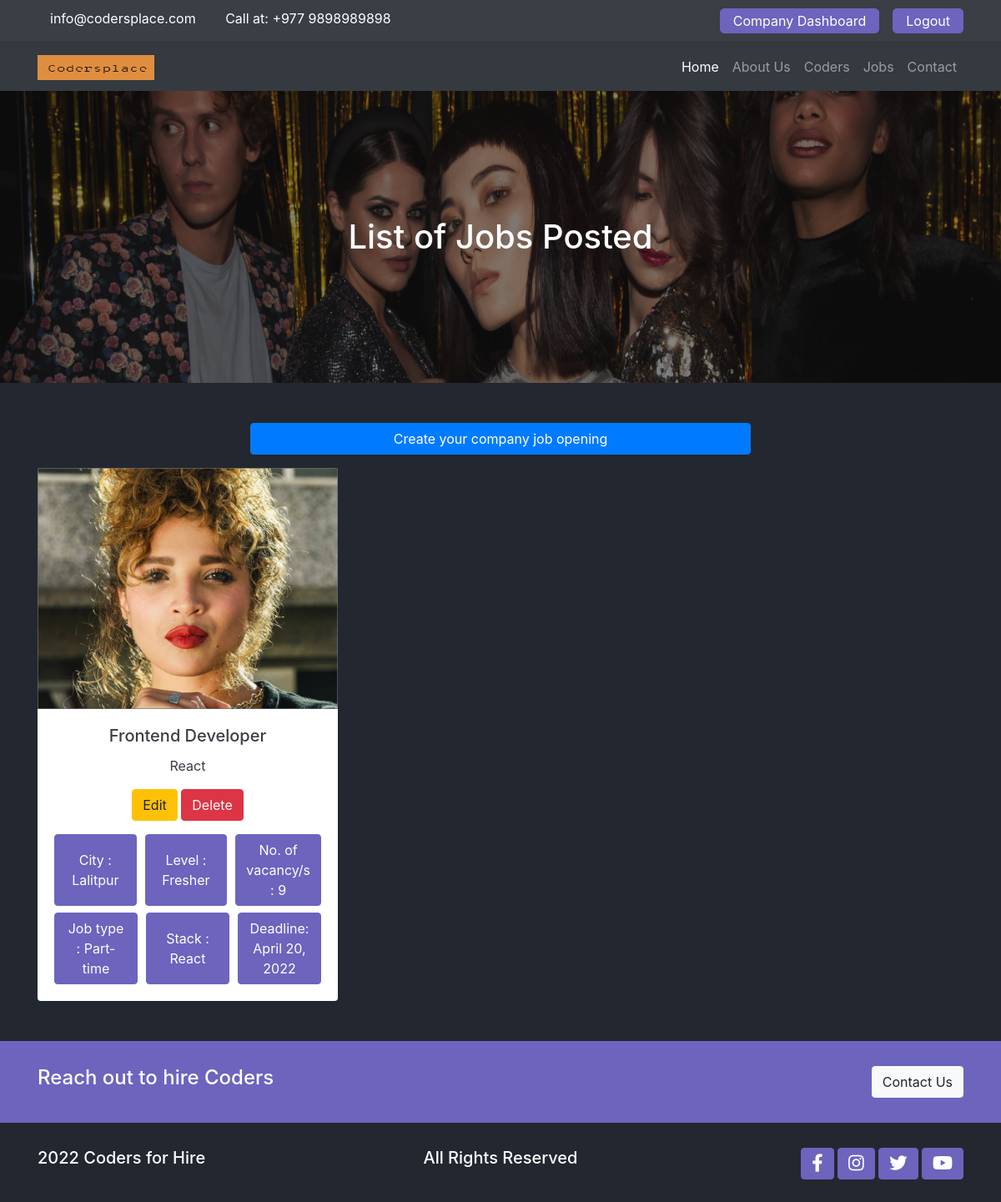
Screenshot of /accounts/company-dashboard/ (signed in) with the database file from the repository.
### accounts/models.py (models this page shows)
class User(AbstractUser):
    USER_CHOICES = (
        ('Company', 'Company'),
        ('Coder', 'Coder'),
    )
    account_type = models.CharField(
        max_length=30, choices=USER_CHOICES, null=True, blank=True)

### jobs/models.py (models this page shows, shortened)
class Job(models.Model):
    level_choices = (
        ('Fresher', 'Fresher'),
        ('Junior', 'Junior'),
        ('Mid-level', 'Mid-level'),
        ('Senior', 'Senior'),
    )
    job_choices = (
        ('Part-time', 'Part-time'),
        ('Full-time', 'Full-time'),
        ('Remote-work', 'Remote-work'),
        ('Internship', 'Internship'),
    )
    developer_choices = (
        ('.NET', '.NET'),
        ('React', 'React'),
        ('Nodejs', 'Nodejs'),
        ('PHP', 'PHP'),
        ('Laravel', 'Laravel'),
        ('Angular', 'Angular'),
        ('Django', 'Django'),
    )
    user = models.ForeignKey(User,on_delete=models.SET_NULL,null=True)
    title = models.CharField(max_length=255, null=True)
    company_name = models.CharField(max_length=255)
    company_email = models.EmailField()
    company_phone = models.CharField(max_length=10)
    company_location = models.CharField(max_length=255)
    photo = models.ImageField(upload_to='media/companies/')
    job_type = models.CharField(max_length=255, choices=job_choices)
    level_type = models.CharField(max_length=255, choices=level_choices)
    developer_type = models.CharField(
        max_length=255, choices=developer_choices)
    no_of_vacancies = models.PositiveIntegerField()
    deadline = models.DateField()
    skills = models.CharField(max_length=255, blank=True, null=True)
    salary = models.CharField(max_length=20)
    description = RichTextField()
    created_date = models.DateField(null=True, blank=True)

### accounts/views.py (the view)
# urls.py: path('company-dashboard/', views.company_dashboard, name="company_dashboard"),
@login_required(login_url='login')
def company_dashboard(request):
    user_id = request.user.id
    jobs = Job.objects.filter(user__id=user_id)
    data = {
        'jobs': jobs,
    }
    return render(request, 'accounts/company/job-list.html', data)

### templates/accounts/company/job-list.html (shortened to what this page needs)
{% extends 'base.html' %} {% load static %} {% block content %}
<main class="jobs-page">
	<div class="banner">
		<img
			src="{% static './assets/images/bg-banner.png' %}"
			alt=""
			class="img-fluid w-100"
		/>
		<h1 class="text-center">List of Jobs Posted</h1>
	</div>
	<a
		class="btn btn-primary mt-5 mx-auto col-md-6 d-flex justify-content-center align-items-center"
		href="{% url 'job_create' %}"
		>Create your company job opening</a
	>
	<section class="container mt-3 grid">
		{% for job in jobs %}
		<div class="card border-0 text-center">
			<div class="feature-text">
				<a href="{% url 'job_detail' job.id %}">
					<img
						src="{{ job.photo.url }}"
						class="card-img-top"
						alt="team-member"
					/>
				</a>
			</div>
			<div class="card-body">
				<h5 class="card-title">{{ job.title }}</h5>
				<p class="card-text">{{ job.developer_type }}</p>
				<a class="btn btn-warning mb-2" href="{% url 'job_update' job.id%}"
					>Edit</a
				>
				<a class="btn btn-danger mb-2" href="{% url 'job_delete' job.id %}"
					>Delete</a
				>
				<div class="person-description mt-2">
					<button class="btn btn-accent">
						City : {{job.company_location}}
					</button>
					<button class="btn btn-accent">Level : {{job.level_type}}</button>
					<button class="btn btn-accent">
						No. of vacancy/s : {{job.no_of_vacancies}}
					</button>
				</div>
				<div class="person-description mt-2">
					<button class="btn btn-accent">Job type : {{job.job_type}}</button>
					<button class="btn btn-accent">Stack : {{job.developer_type}}</button>
					<button class="btn btn-accent">Deadline: {{job.deadline}}</button>
				</div>
			</div>
		</div>
		{% endfor %}
	</section>
</main>
{% endblock %}

### templates/includes/header.html
{% load static %}
<header class="header">
	<div class="container">
		<div class="row">
			<div class="col-md-6 header-info">
				<a href="mailto:info@codersplace.com" class="mr-3"
					>info@codersplace.com</a
				>
				<span>Call at: +977 9898989898 </span>
			</div>
			<div class="header-buttons col-md-6 d-flex justify-content-end">
				{% if user.is_authenticated %} {%if user.account_type == "Company"%}
				<a class="btn btn-accent mr-3" href="{% url 'company_dashboard' %}"
					>{{user.account_type}} Dashboard
				</a>
				{%elif user.account_type == "Coder"%}
				<a class="btn btn-accent mr-3" href="{% url 'coder_dashboard' %}"
					>{{user.account_type}} Dashboard
				</a>
				{%else%}
				<a class="btn btn-accent mr-3" href="{% url 'coder_dashboard' %}"
					>Dashboard</a
				>
				{%endif%}
				<a class="btn btn-accent" href="{% url 'logout' %}">Logout</a>
				{% else %}
				<a class="btn btn-accent mr-3" href="{% url 'login' %}">Signin</a>
				<a class="btn btn-accent" href="{% url 'register' %}">SignUp</a>
				{% endif %}
			</div>
		</div>
	</div>
</header>

### codersplace/static/css/base.css (style rules this page uses)
:root { --primary: #232730; --secondary: #3a3e45; --white: #888787; --accent: #6d64be; }
body { background-color: var(--primary); color: #fff; }
a { color: #fff; }
.btn-accent { background-color: var(--accent); color: #fff; border-color: var(--accent); outline: none; }
.card { color: var(--secondary); width: 22.5rem; }
main { overflow: hidden; }

### codersplace/static/css/utils.css (style rules this page uses)
.banner { position: relative; }
.banner img { height: 350px; width: 100%; }
.banner h1 { position: absolute; top: 50%; left: 50%; transform: translate(-50%, -50%); }
.grid { display: grid; grid-template-columns: 1fr 1fr 1fr; row-gap: 30px; column-gap: 10px; }
.feature-text { position: relative; }
.person-description { display: grid; grid-template-columns: 1fr 1fr 1fr; column-gap: 10px; }

### codersplace/static/css/style.css (style rules this page uses)
.header { background-color: var(--secondary); padding: 10px 0; color: #fff; border-bottom: 1px solid #333; }
.header a { padding: 2px 15px; border-radius: 5px; }

### rows the page displays
User: account_type "Company"
Job: photo (picture), title "Frontend Developer", developer_type "React", company_location "Lalitpur", level_type "Fresher", no_of_vacancies "9", job_type "Part-time", deadline "April 20, 2022"
